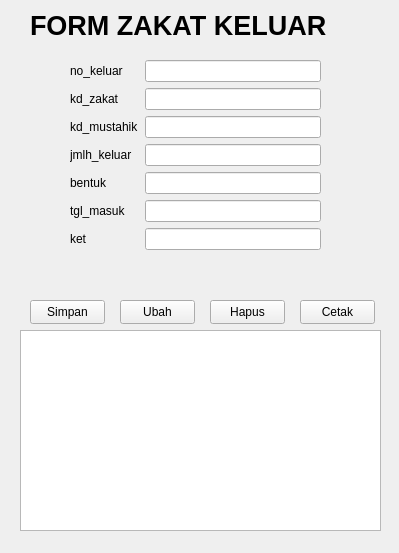
<?xml version="1.0" encoding="UTF-8"?>
<ui version="4.0">
 <class>Form</class>
 <widget class="QWidget" name="Form">
  <property name="geometry">
   <rect>
    <x>0</x>
    <y>0</y>
    <width>399</width>
    <height>553</height>
   </rect>
  </property>
  <property name="windowTitle">
   <string>Form</string>
  </property>
  <widget class="QWidget" name="formLayoutWidget">
   <property name="geometry">
    <rect>
     <x>70</x>
     <y>60</y>
     <width>251</width>
     <height>226</height>
    </rect>
   </property>
   <layout class="QFormLayout" name="formLayout">
    <item row="0" column="0">
     <widget class="QLabel" name="no_keluarLabel">
      <property name="text">
       <string>no_keluar</string>
      </property>
     </widget>
    </item>
    <item row="0" column="1">
     <widget class="QLineEdit" name="edit_no_keluar"/>
    </item>
    <item row="1" column="0">
     <widget class="QLabel" name="kd_zakatLabel">
      <property name="text">
       <string>kd_zakat</string>
      </property>
     </widget>
    </item>
    <item row="1" column="1">
     <widget class="QLineEdit" name="edit_kd_zakat"/>
    </item>
    <item row="2" column="0">
     <widget class="QLabel" name="kd_mustahikLabel">
      <property name="text">
       <string>kd_mustahik</string>
      </property>
     </widget>
    </item>
    <item row="2" column="1">
     <widget class="QLineEdit" name="edit_kd_mustahik"/>
    </item>
    <item row="3" column="0">
     <widget class="QLabel" name="jmlh_keluarLabel">
      <property name="text">
       <string>jmlh_keluar</string>
      </property>
     </widget>
    </item>
    <item row="3" column="1">
     <widget class="QLineEdit" name="edit_jmlh_keluar"/>
    </item>
    <item row="4" column="0">
     <widget class="QLabel" name="bentukLabel">
      <property name="text">
       <string>bentuk</string>
      </property>
     </widget>
    </item>
    <item row="4" column="1">
     <widget class="QLineEdit" name="edit_bentuk"/>
    </item>
    <item row="5" column="0">
     <widget class="QLabel" name="tgl_masukLabel">
      <property name="text">
       <string>tgl_masuk</string>
      </property>
     </widget>
    </item>
    <item row="5" column="1">
     <widget class="QLineEdit" name="edit_tgl_masuk"/>
    </item>
    <item row="6" column="0">
     <widget class="QLabel" name="keteranganLabel">
      <property name="text">
       <string>ket</string>
      </property>
     </widget>
    </item>
    <item row="6" column="1">
     <widget class="QLineEdit" name="edit_ket"/>
    </item>
   </layout>
  </widget>
  <widget class="QLabel" name="label">
   <property name="geometry">
    <rect>
     <x>30</x>
     <y>10</y>
     <width>351</width>
     <height>31</height>
    </rect>
   </property>
   <property name="font">
    <font>
     <pointsize>20</pointsize>
     <bold>true</bold>
    </font>
   </property>
   <property name="text">
    <string>FORM ZAKAT KELUAR</string>
   </property>
  </widget>
  <widget class="QPushButton" name="btnSimpan">
   <property name="geometry">
    <rect>
     <x>30</x>
     <y>300</y>
     <width>75</width>
     <height>24</height>
    </rect>
   </property>
   <property name="text">
    <string>Simpan</string>
   </property>
  </widget>
  <widget class="QPushButton" name="btnCetak">
   <property name="geometry">
    <rect>
     <x>300</x>
     <y>300</y>
     <width>75</width>
     <height>24</height>
    </rect>
   </property>
   <property name="text">
    <string>Cetak</string>
   </property>
  </widget>
  <widget class="QPushButton" name="btnHapus">
   <property name="geometry">
    <rect>
     <x>210</x>
     <y>300</y>
     <width>75</width>
     <height>24</height>
    </rect>
   </property>
   <property name="text">
    <string>Hapus</string>
   </property>
  </widget>
  <widget class="QPushButton" name="btnUbah">
   <property name="geometry">
    <rect>
     <x>120</x>
     <y>300</y>
     <width>75</width>
     <height>24</height>
    </rect>
   </property>
   <property name="text">
    <string>Ubah</string>
   </property>
  </widget>
  <widget class="QTableView" name="tabel_Zakatkeluar">
   <property name="geometry">
    <rect>
     <x>20</x>
     <y>330</y>
     <width>361</width>
     <height>201</height>
    </rect>
   </property>
  </widget>
 </widget>
 <resources/>
 <connections/>
</ui>
